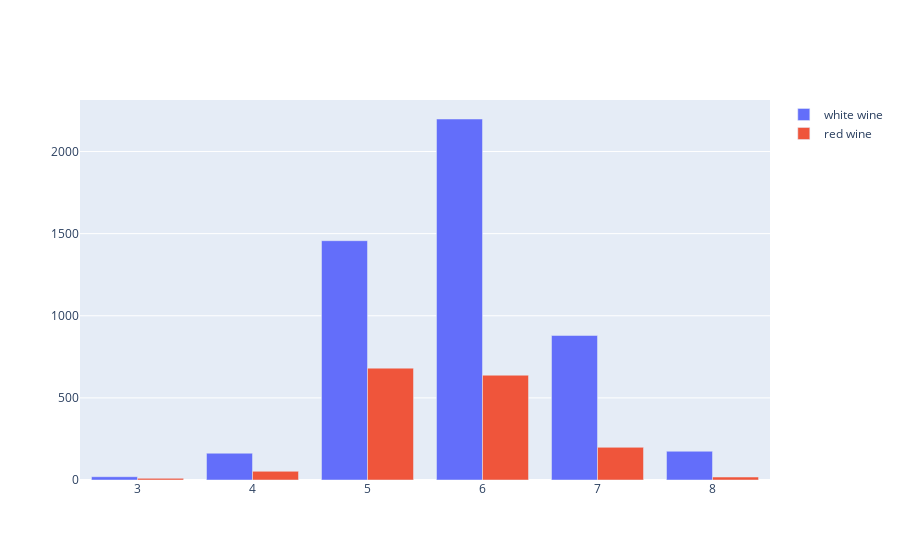

Here is the notebook cell this chart was saved with:
### Code cell
import plotly.graph_objects as go

fig = go.Figure(data=[
    go.Bar(name='white wine', x=np.arange(3,9), y=quality_w),
    go.Bar(name='red wine', x=np.arange(3,9), y=quality_r)
])
# Change the bar mode
fig.update_layout(barmode='group')
fig.show()

### Figure 1 — Plotly figure (JSON) as saved in the notebook; plotly's stock layout.template omitted (floating-point values rounded to 4 significant figures)
{"data": [{"name": "white wine", "type": "bar", "x": [3, 4, 5, 6, 7, 8], "y": [20, 163, 1457, 2198, 880, 175]}, {"name": "red wine", "type": "bar", "x": [3, 4, 5, 6, 7, 8], "y": [10, 53, 681, 638, 199, 18]}], "layout": {"autosize": true, "barmode": "group", "xaxis": {"autorange": true, "range": [2.5, 8.5], "type": "linear"}, "yaxis": {"autorange": true, "range": [0, 2314.0], "type": "linear"}}}
